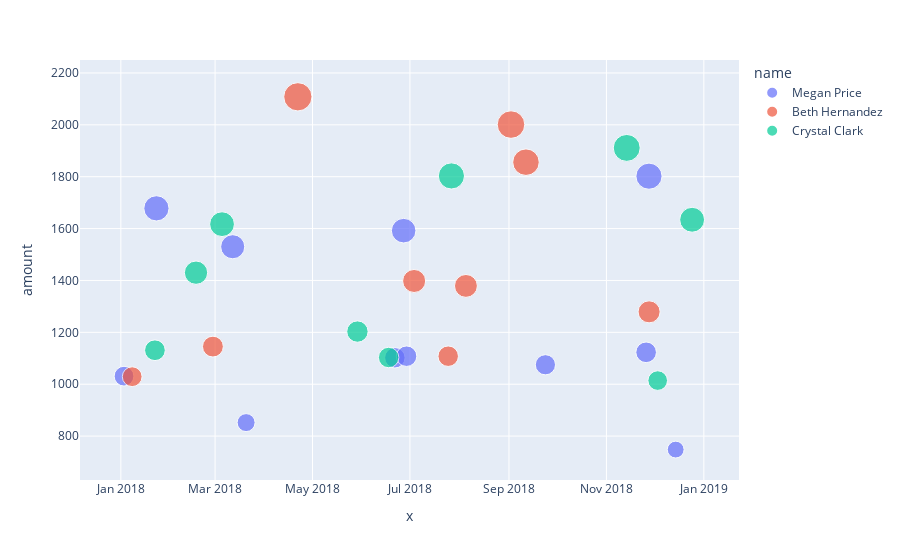

Write notebook code for a chart like this one.
### Code cell
# find anomalous transactions for 3 random card holders
suspectful_card_holders = outliner_iqr.groupby('id')['amount'].sum().nlargest(3).index.tolist()

anomalous_transactions=outliner.loc[outliner_iqr['id'].isin(suspectful_card_holders)]


px.scatter(anomalous_transactions, x=anomalous_transactions.index, y='amount', color="name",
                 size='amount')

### Figure 1 — Plotly figure (JSON) as saved in the notebook; plotly's stock layout.template omitted (floating-point values rounded to 4 significant figures)
{"data": [{"hovertemplate": "name=Megan Price<br>x=%{x}<br>amount=%{marker.size}<extra></extra>", "legendgroup": "Megan Price", "marker": {"color": "#636efa", "size": [1031, 1678, 1530, 852, 1102, 1592, 1108, 1075, 1123, 1802, 748], "sizemode": "area", "sizeref": 5.27, "symbol": "circle"}, "mode": "markers", "name": "Megan Price", "showlegend": true, "type": "scatter", "x": ["2018-01-02T23:27:46", "2018-01-23T06:29:37", "2018-03-12T00:44:01", "2018-03-20T10:19:25", "2018-06-21T13:16:25", "2018-06-27T01:27:09", "2018-06-28T21:13:52", "2018-09-23T19:20:23", "2018-11-25T20:44:07", "2018-11-27T15:36:05", "2018-12-14T08:51:41"], "xaxis": "x", "y": [1031, 1678, 1530, 852, 1102, 1592, 1108, 1075, 1123, 1802, 748], "yaxis": "y"}, {"hovertemplate": "name=Beth Hernandez<br>x=%{x}<br>amount=%{marker.size}<extra></extra>", "legendgroup": "Beth Hernandez", "marker": {"color": "#EF553B", "size": [1029, 1145, 2108, 1398, 1108, 1379, 2001, 1856, 1279], "sizemode": "area", "sizeref": 5.27, "symbol": "circle"}, "mode": "markers", "name": "Beth Hernandez", "showlegend": true, "type": "scatter", "x": ["2018-01-08T02:34:32", "2018-02-27T15:27:32", "2018-04-21T19:41:51", "2018-07-03T14:56:36", "2018-07-24T22:42:00", "2018-08-05T01:06:38", "2018-09-02T06:17:00", "2018-09-11T15:16:47", "2018-11-27T17:20:29"], "xaxis": "x", "y": [1029, 1145, 2108, 1398, 1108, 1379, 2001, 1856, 1279], "yaxis": "y"}, {"hovertemplate": "name=Crystal Clark<br>x=%{x}<br>amount=%{marker.size}<extra></extra>", "legendgroup": "Crystal Clark", "marker": {"color": "#00cc96", "size": [1131, 1430, 1617.0, 1203, 1103, 1803, 1911, 1014, 1634], "sizemode": "area", "sizeref": 5.27, "symbol": "circle"}, "mode": "markers", "name": "Crystal Clark", "showlegend": true, "type": "scatter", "x": ["2018-01-22T08:07:03", "2018-02-17T01:27:19", "2018-03-05T08:26:08", "2018-05-29T02:55:08", "2018-06-17T15:59:45", "2018-07-26T23:02:51", "2018-11-13T17:07:25", "2018-12-03T02:38:52", "2018-12-24T15:55:06"], "xaxis": "x", "y": [1131, 1430, 1617.0, 1203, 1103, 1803, 1911, 1014, 1634], "yaxis": "y"}], "layout": {"autosize": true, "legend": {"itemsizing": "constant", "title": {"text": "name"}, "tracegroupgap": 0}, "margin": {"t": 60}, "xaxis": {"anchor": "y", "autorange": true, "domain": [0, 1], "range": ["2017-12-01 15:30:11.6289", "2019-01-28 21:17:08.0095"], "title": {"text": "x"}, "type": "date"}, "yaxis": {"anchor": "x", "autorange": true, "domain": [0, 1], "range": [614.5, 2276.0], "title": {"text": "amount"}, "type": "linear"}}}
